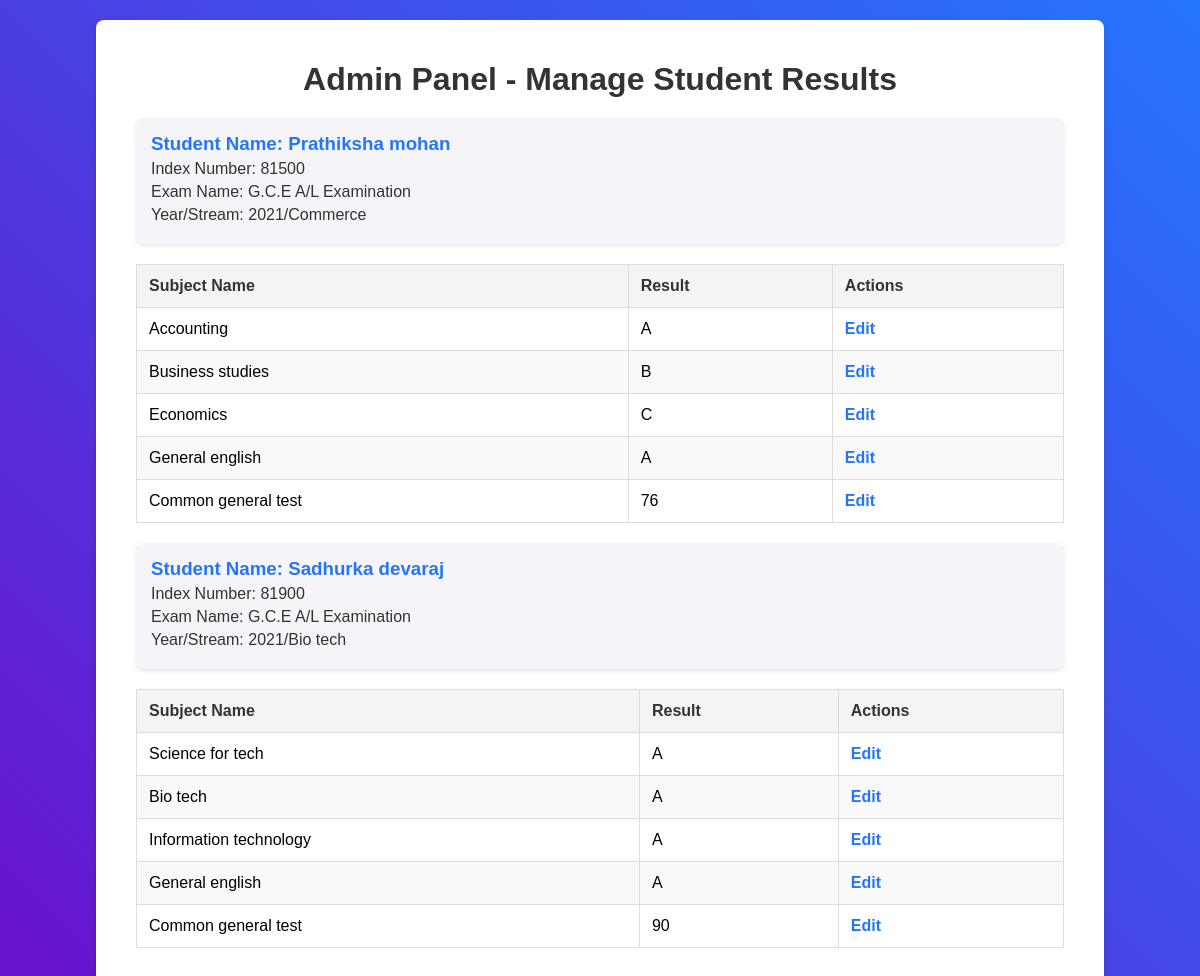
Page /admin_result.php (signed in) on the committed database.
### tables this page shows
CREATE TABLE IF NOT EXISTS `subjects` (
  `id` int NOT NULL AUTO_INCREMENT,
  `student_id` int DEFAULT NULL,
  `subject_name` varchar(100) DEFAULT NULL,
  `result` varchar(5) DEFAULT NULL,
  PRIMARY KEY (`id`),
  KEY `student_id` (`student_id`)
);

CREATE TABLE IF NOT EXISTS `students` (
  `id` int NOT NULL AUTO_INCREMENT,
  `user_id` int DEFAULT NULL,
  `name` varchar(255) NOT NULL,
  `index_number` varchar(20) NOT NULL,
  `exam_name` varchar(100) DEFAULT NULL,
  `year_stream` varchar(100) DEFAULT NULL,
  PRIMARY KEY (`id`),
  KEY `user_id` (`user_id`)
);

### admin_result.php (the view, shortened to what this page needs)
<?php
include 'db.php';
$sql = "
SELECT
    s.user_id AS student_id,
    s.name AS student_name,
    s.index_number,
    s.exam_name,
    s.year_stream,
    sub.subject_name,
    sub.result,
    sub.id AS subject_id
FROM students AS s
LEFT JOIN subjects AS sub ON s.user_id = sub.student_id
ORDER BY s.user_id;
";
$results = $conn->query($sql);
?>
<!DOCTYPE html>
<html lang="en">
<head>
</head>
<body>
    <div class="container">
        <h1>Admin Panel - Manage Student Results</h1>
        <?php if ($results->num_rows > 0): ?>
            <?php
            $currentStudentId = null;
            while ($row = $results->fetch_assoc()):
            ?>
                <?php if ($currentStudentId !== $row['student_id']): ?>
                    <?php
                    if ($currentStudentId !== null) echo "</table>";
                    $currentStudentId = $row['student_id'];
                    ?>
                    <div class="student-info">
                        <h3>Student Name: <?= htmlspecialchars($row['student_name']) ?></h3>
                        <p>Index Number: <?= htmlspecialchars($row['index_number']) ?></p>
                        <p>Exam Name: <?= htmlspecialchars($row['exam_name']) ?></p>
                        <p>Year/Stream: <?= htmlspecialchars($row['year_stream']) ?></p>
                    </div>
                    <table>
                        <thead>
                            <tr>
                                <th>Subject Name</th>
                                <th>Result</th>
                                <th>Actions</th>
                            </tr>
                        </thead>
                        <tbody>
                <?php endif; ?>
                <tr>
                    <td><?= htmlspecialchars($row['subject_name'] ?? "No subject data") ?></td>
                    <td><?= htmlspecialchars($row['result'] ?? "No result data") ?></td>
                    <td>
                        <?php if (!empty($row['subject_id'])): ?>
                            <a href="edit_result.php?subject_id=<?= $row['subject_id'] ?>" class="edit-btn">Edit</a>
                        <?php else: ?>
                            N/A
                        <?php endif; ?>
                    </td>
                </tr>
            <?php endwhile; ?>
            </tbody>
            </table>
        <?php else: ?>
            <p class="no-results">No results found.</p>
        <?php endif; ?>
    </div>
</body>
</html>

### admin_result.php (style rules this page uses)
body { font-family: Arial, sans-serif; background: linear-gradient(45deg, #6a11cb, #2575fc); margin: 0; padding: 20px; display: flex; justify-content: center; align-items: flex-start; min-height: 100vh; }
.container { background: white; padding: 20px 40px; border-radius: 8px; box-shadow: 0 4px 8px rgba(0, 0, 0, 0.1); width: 80%; max-width: 1200px; }
h1 { color: #333; text-align: center; margin-bottom: 20px; }
.student-info { margin-bottom: 20px; padding: 15px; background: #f4f4f9; border-radius: 8px; box-shadow: 0 2px 4px rgba(0, 0, 0, 0.1); }
.student-info h3 { margin: 0; color: #2575fc; }
.student-info p { margin: 5px 0; color: #333; }
table { width: 100%; border-collapse: collapse; margin-bottom: 20px; }
table, th, td { border: 1px solid #ddd; }
th, td { padding: 12px; text-align: left; }
th { background-color: #f4f4f4; color: #333; }
tr:nth-child(even) { background-color: #f9f9f9; }
.edit-btn { color: #2575fc; cursor: pointer; text-decoration: none; font-weight: bold; transition: color 0.3s ease; }

### rows in the picture
subjects: students.name "Prathiksha mohan", students.index_number "81500", students.exam_name "G.C.E A/L Examination", students.year_stream "2021/Commerce", subject_name "Accounting", result "A"
subjects: subject_name "Business studies", result "B"
subjects: subject_name "Economics", result "C"
subjects: subject_name "General english", result "A"
subjects: subject_name "Common general test", result "76"
subjects: students.name "Sadhurka devaraj", students.index_number "81900", students.exam_name "G.C.E A/L Examination", students.year_stream "2021/Bio tech", subject_name "Science for tech", result "A"
subjects: subject_name "Bio tech", result "A"
subjects: subject_name "Information technology", result "A"
subjects: subject_name "General english", result "A"
subjects: subject_name "Common general test", result "90"
